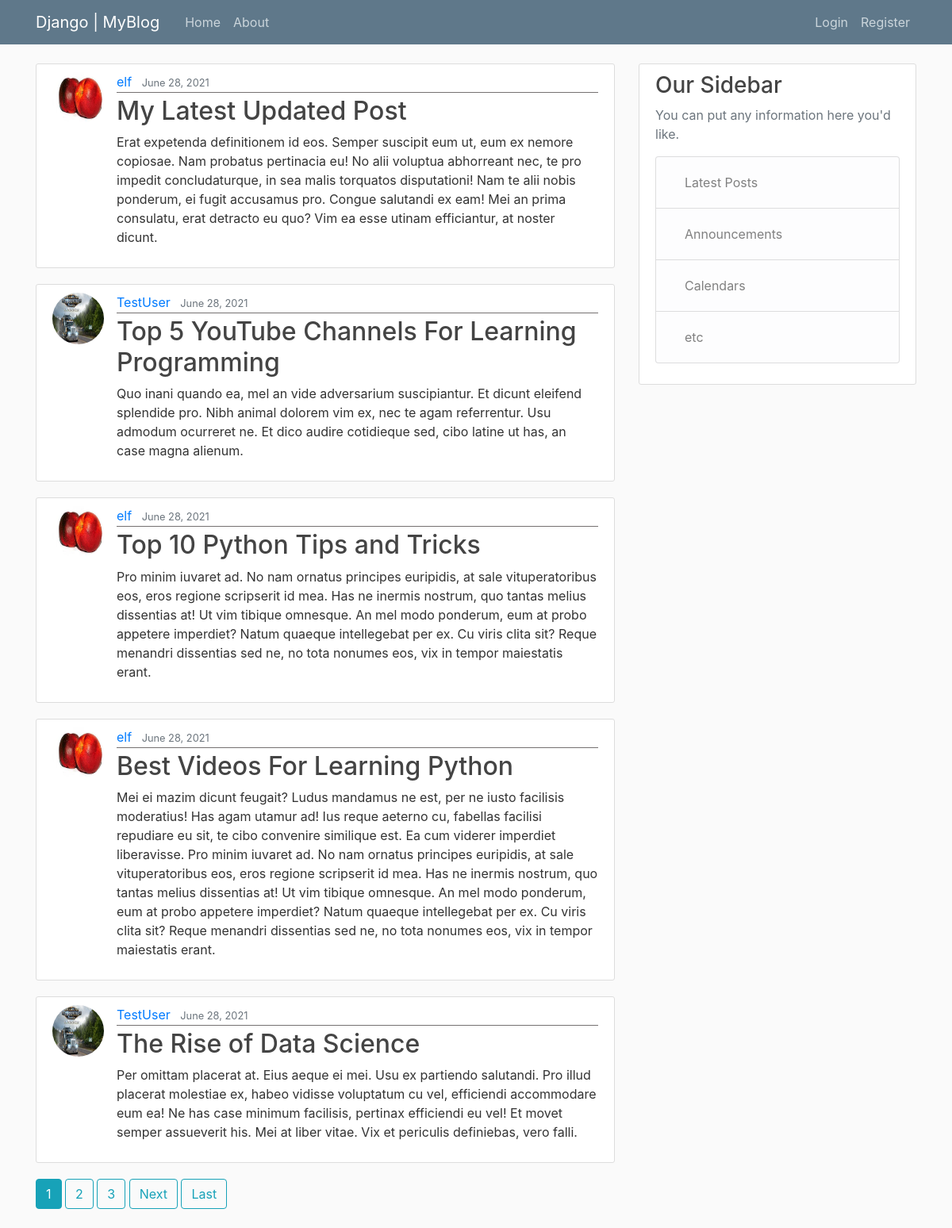
The page / on the database its author committed.
### blog/models.py (models this page shows, shortened)
class Post(models.Model):
    title = models.CharField(max_length = 100)
    content = models.TextField()
    date_posted = models.DateTimeField(default = timezone.now)
    author = models.ForeignKey(User, on_delete = models.CASCADE)

### users/models.py (models this page shows, shortened)
class Profile(models.Model):
    user = models.OneToOneField(User, on_delete = models.CASCADE)
    image = models.ImageField(default='default.jpg', upload_to='profile_pics')

### blog/views.py (the view)
# urls.py: path('', PostListView.as_view(), name='blog-home'),
class PostListView(ListView):
    model = Post
    template_name = 'blog/home.html'
    context_object_name = 'posts'
    ordering = ['-date_posted']
    paginate_by = 5

### blog/templates/blog/home.html (shortened to what this page needs)
{% block content %}
    {% for post in posts %}
        <article class="media content-section">
            <img src="{{ post.author.profile.image.url }}" alt="Profile Image" class="rounded-circle article-img">
            <div class="media-body">
                <div class="article-metadata">
                    <a class="mr-2" href="{% url 'user-posts' post.author.username %}">{{ post.author }}</a>
                    <small class="text-muted">{{ post.date_posted | date:"F d, Y" }}</small>
                </div>
                <h2><a class="article-title" href="{% url 'post-detail' post.id %}">{{ post.title}}</a></h2>
                <p class="artcle-content">{{ post.content }}</p>
            </div>
        </article>
    {% endfor %}
    {% if is_paginated %}
        {% for num in page_obj.paginator.page_range %}
            {% if page_obj.number == num %}
                <a href="?page={{ num }}" class="btn btn-info mb-4">{{ num }}</a>
            {% elif num > page_obj.number|add:'-3' and num < page_obj.number|add:'3' %}
                <a href="?page={{ num }}" class="btn btn-outline-info mb-4">{{ num }}</a>
            {% endif %}
        {% endfor %}
        {% if page_obj.has_next %}
            <a href="?page={{ page_obj.next_page_number }}" class="btn btn-outline-info mb-4">Next</a>
            <a href="?page={{ page_obj.paginator.num_pages }}" class="btn btn-outline-info mb-4">Last</a>
        {% endif %}
    {% endif %}
{% endblock content %}

### blog/templates/blog/base.html (shortened to what this page needs)
{% load static %}
    <link rel="stylesheet" type="text/css" href="{% static 'blog/bootstrap.min.css' %}">
    <link rel="stylesheet" type="text/css" href="{% static 'blog/main.css' %}">
</head>
<body>
    <header class="site-header">
        <nav class="navbar navbar-expand-md navbar-dark bg-steel fixed-top">
          <div class="container">
            <a class="navbar-brand mr-4" href="/">Django | MyBlog</a>
            <div class="collapse navbar-collapse" id="navbarToggle">
              <div class="navbar-nav mr-auto">
                <a class="nav-item nav-link" href="/">Home</a>
                <a class="nav-item nav-link" href="/about">About</a>
              </div>
              <div class="navbar-nav">
                {% if user.is_authenticated %}
                  <a class="nav-item nav-link" href="{% url 'post-create' %}">New Post</a>
                  <a class="nav-item nav-link" href="{% url 'profile' %}">Profile</a>
                  <a class="nav-item nav-link" href="{% url 'logout' %}">Logout</a>
                {% else %}
                  <a class="nav-item nav-link" href="{% url 'login' %}">Login</a>
                  <a class="nav-item nav-link" href="{% url 'register' %}">Register</a>
                {% endif %}
              </div>
            </div>
          </div>
        </nav>
      </header>
      <main role="main" class="container">
        <div class="row">
          <div class="col-md-8">
            {% block content %}{% endblock %}
          </div>
          <div class="col-md-4">
            <div class="content-section">
              <h3>Our Sidebar</h3>
              <p class='text-muted'>You can put any information here you'd like.
                <ul class="list-group">
                  <li class="list-group-item list-group-item-light">
                      <a class="nav-item nav-link" href="#">Latest Posts</a>
                  </li>
                  <li class="list-group-item list-group-item-light">
                      <a class="nav-item nav-link" href="#">Announcements</a>
                  </li>
                  <li class="list-group-item list-group-item-light">
                      <a class="nav-item nav-link" href="#">Calendars</a>
                  </li>
                  <li class="list-group-item list-group-item-light">
                      <a class="nav-item nav-link" href="#">etc</a>
                  </li>
                </ul>
              </p>
            </div>
          </div>
        </div>
      </main>
</body>
</html>

### blog/static/blog/main.css (style rules this page uses)
body { background: #fafafa; color: #333333; margin-top: 5rem; }
h1, h2, h3, h4, h5, h6 { color: #444444; }
ul { margin: 0; }
.bg-steel { background-color: #5f788a; }
.site-header .navbar-nav .nav-link { color: #cbd5db; }
.content-section .list-group .nav-link { color: gray; }
.content-section { background: #ffffff; padding: 10px 20px; border: 1px solid #dddddd; border-radius: 3px; margin-bottom: 20px; }
.article-title { color: #444444; }
.article-img { height: 65px; width: 65px; margin-right: 16px; }
.article-metadata { padding-bottom: 1px; margin-bottom: 4px; border-bottom: 1px solid #757171 }

### rows shown on the page
Post: author.profile.image (picture), author "elf", date_posted "June 28, 2021", title "My Latest Updated Post", content "Erat expetenda definitionem id eos. Semper suscipit eum ut, eum ex nemore copiosae. Nam probatus pertinacia eu! No alii voluptua abhorreant nec, te pro impedit concludaturque, in sea malis torquatos disputationi! Nam te alii nobis ponderum, ei fugit accusamus pro. Congue salutandi ex eam! Mei an prima consulatu, erat detracto eu quo? Vim ea esse utinam efficiantur, at noster dicunt."
Post: author.profile.image (placeholder picture), author "TestUser", date_posted "June 28, 2021", title "Top 5 YouTube Channels For Learning Programming", content "Quo inani quando ea, mel an vide adversarium suscipiantur. Et dicunt eleifend splendide pro. Nibh animal dolorem vim ex, nec te agam referrentur. Usu admodum ocurreret ne. Et dico audire cotidieque sed, cibo latine ut has, an case magna alienum."
Post: author.profile.image (picture), author "elf", date_posted "June 28, 2021", title "Top 10 Python Tips and Tricks", content "Pro minim iuvaret ad. No nam ornatus principes euripidis, at sale vituperatoribus eos, eros regione scripserit id mea. Has ne inermis nostrum, quo tantas melius dissentias at! Ut vim tibique omnesque. An mel modo ponderum, eum at probo appetere imperdiet? Natum quaeque intellegebat per ex. Cu viris clita sit? Reque menandri dissentias sed ne, no tota nonumes eos, vix in tempor maiestatis erant."
Post: author.profile.image (picture), author "elf", date_posted "June 28, 2021", title "Best Videos For Learning Python", content "Mei ei mazim dicunt feugait? Ludus mandamus ne est, per ne iusto facilisis moderatius! Has agam utamur ad! Ius reque aeterno cu, fabellas facilisi repudiare eu sit, te cibo convenire similique est. Ea cum viderer imperdiet liberavisse. Pro minim iuvaret ad. No nam ornatus principes euripidis, at sale vituperatoribus eos, eros regione scripserit id mea. Has ne inermis nostrum, quo tantas melius dissentias at! Ut vim tibique omnesque. An mel modo ponderum, eum at probo appetere imperdiet? Natum quaeque intellegebat per ex. Cu viris clita sit? Reque menandri dissentias sed ne, no tota nonumes eos, vix in tempor maiestatis erant."
Post: author.profile.image (placeholder picture), author "TestUser", date_posted "June 28, 2021", title "The Rise of Data Science", content "Per omittam placerat at. Eius aeque ei mei. Usu ex partiendo salutandi. Pro illud placerat molestiae ex, habeo vidisse voluptatum cu vel, efficiendi accommodare eum ea! Ne has case minimum facilisis, pertinax efficiendi eu vel! Et movet semper assueverit his. Mei at liber vitae. Vix et periculis definiebas, vero falli."

### other values the page prints
{{ num }} "1"
{{ num }} "2" "3"
